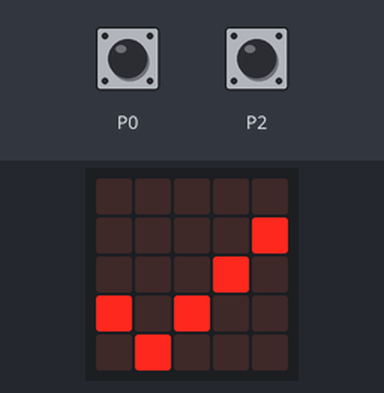
A program run on a simulated BBC micro:bit (MakeCode). On the bench: the board's 5×5 LED display. Inputs (shaded band) come from the test bench.

Above: at 1.8 s.
1.9 s: touch pin P0 pressed for 0.15 s
At 2.4 s:
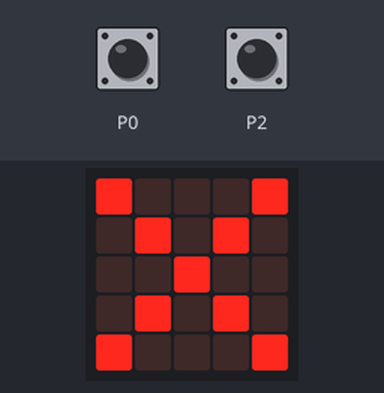
3.5 s: touch pin P2 pressed for 0.15 s
At 4.8 s:
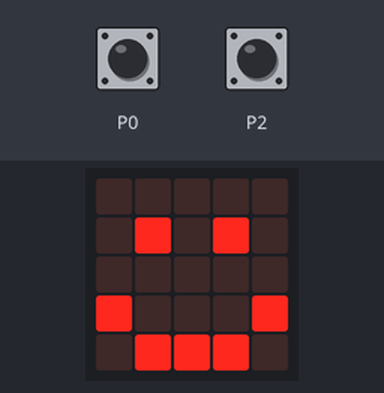
Timing chart, 0 to 6.5 s (numbered marks = the images above; inputs shaded):
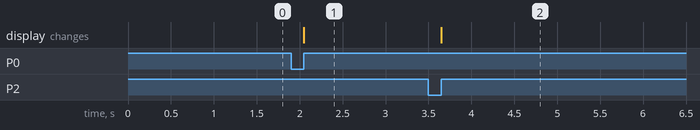

The program:

main.ts
```typescript
// Ereignis Pin 0 geschlossen (Zitterstrecke berührt)
input.onPinPressed(TouchPin.P0, function () {
    basic.showIcon(IconNames.No)
    basic.pause(500)
})
// Ereignis Pin 2 geschlossen (Ziel erreicht)
input.onPinPressed(TouchPin.P2, function () {
    basic.showIcon(IconNames.Happy)
})
// Startbedingungen
basic.clearScreen()
basic.showIcon(IconNames.Yes)
```

test.ts
```typescript
// Hier kann man Tests durchführen; diese Datei wird nicht kompiliert, wenn dieses Paket als Erweiterung verwendet wird.
```

Measured:
- after the input at 1.9 s, the display: changes after 0.15 s (image 1)
- after the input at 3.5 s, the display: changes after 0.15 s (image 2)
